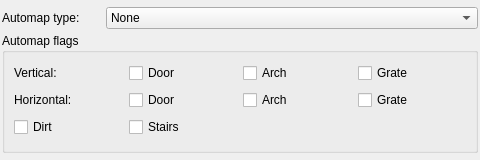
<?xml version="1.0" encoding="UTF-8"?>
<ui version="4.0">
 <class>LevelTabTileWidget</class>
 <widget class="QWidget" name="LevelTabTileWidget">
  <property name="geometry">
   <rect>
    <x>0</x>
    <y>0</y>
    <width>480</width>
    <height>160</height>
   </rect>
  </property>
  <property name="sizePolicy">
   <sizepolicy hsizetype="Minimum" vsizetype="Preferred">
    <horstretch>0</horstretch>
    <verstretch>0</verstretch>
   </sizepolicy>
  </property>
  <property name="windowTitle">
   <string>Form</string>
  </property>
  <layout class="QVBoxLayout" name="verticalLayout_0">
   <property name="spacing">
    <number>0</number>
   </property>
   <property name="leftMargin">
    <number>2</number>
   </property>
   <property name="topMargin">
    <number>2</number>
   </property>
   <property name="rightMargin">
    <number>2</number>
   </property>
   <property name="bottomMargin">
    <number>2</number>
   </property>
   <item>
    <layout class="QVBoxLayout" name="verticalLayout_1">
     <property name="spacing">
      <number>4</number>
     </property>
     <item>
      <layout class="QHBoxLayout" name="horizontalLayout_1">
       <property name="spacing">
        <number>4</number>
       </property>
       <item>
        <widget class="QLabel" name="ampTypeLabel">
         <property name="minimumSize">
          <size>
           <width>100</width>
           <height>0</height>
          </size>
         </property>
         <property name="maximumSize">
          <size>
           <width>100</width>
           <height>16777215</height>
          </size>
         </property>
         <property name="text">
          <string>Automap type:</string>
         </property>
        </widget>
       </item>
       <item>
        <widget class="QComboBox" name="ampTypeComboBox">
         <item>
          <property name="text">
           <string>None</string>
          </property>
         </item>
         <item>
          <property name="text">
           <string>Pillar</string>
          </property>
         </item>
         <item>
          <property name="text">
           <string>Vertical wall</string>
          </property>
         </item>
         <item>
          <property name="text">
           <string>Horizontal wall</string>
          </property>
         </item>
         <item>
          <property name="text">
           <string>Wall intersection</string>
          </property>
         </item>
         <item>
          <property name="text">
           <string>Vertical wall ending</string>
          </property>
         </item>
         <item>
          <property name="text">
           <string>Horizontal wall ending</string>
          </property>
         </item>
         <item>
          <property name="text">
           <string>Corner wall</string>
          </property>
         </item>
         <item>
          <property name="text">
           <string>Wall intersection (west)</string>
          </property>
         </item>
         <item>
          <property name="text">
           <string>Wall intersection (east)</string>
          </property>
         </item>
         <item>
          <property name="text">
           <string>Horizontal wall (backside)</string>
          </property>
         </item>
         <item>
          <property name="text">
           <string>Vertical wall (backside)</string>
          </property>
         </item>
         <item>
          <property name="text">
           <string>Wall intersection (south)</string>
          </property>
         </item>
        </widget>
       </item>
      </layout>
     </item>
     <item>
      <widget class="QGroupBox" name="flagsGroupBox">
       <property name="minimumSize">
        <size>
         <width>0</width>
         <height>0</height>
        </size>
       </property>
       <property name="maximumSize">
        <size>
         <width>16777215</width>
         <height>120</height>
        </size>
       </property>
       <property name="title">
        <string>Automap flags</string>
       </property>
       <layout class="QGridLayout" name="gridLayout_2">
        <item row="1" column="0">
         <widget class="QLabel" name="label_4">
          <property name="text">
           <string>Vertical:</string>
          </property>
         </widget>
        </item>
        <item row="1" column="1">
         <widget class="QCheckBox" name="amp0">
          <property name="text">
           <string>Door</string>
          </property>
         </widget>
        </item>
        <item row="1" column="2">
         <widget class="QCheckBox" name="amp2">
          <property name="text">
           <string>Arch</string>
          </property>
         </widget>
        </item>
        <item row="1" column="3">
         <widget class="QCheckBox" name="amp4">
          <property name="text">
           <string>Grate</string>
          </property>
         </widget>
        </item>
        <item row="2" column="0">
         <widget class="QLabel" name="label_5">
          <property name="text">
           <string>Horizontal:</string>
          </property>
         </widget>
        </item>
        <item row="2" column="1">
         <widget class="QCheckBox" name="amp1">
          <property name="text">
           <string>Door</string>
          </property>
         </widget>
        </item>
        <item row="2" column="2">
         <widget class="QCheckBox" name="amp3">
          <property name="text">
           <string>Arch</string>
          </property>
         </widget>
        </item>
        <item row="2" column="3">
         <widget class="QCheckBox" name="amp5">
          <property name="text">
           <string>Grate</string>
          </property>
         </widget>
        </item>
        <item row="3" column="0">
         <widget class="QCheckBox" name="amp6">
          <property name="text">
           <string>Dirt</string>
          </property>
         </widget>
        </item>
        <item row="3" column="1">
         <widget class="QCheckBox" name="amp7">
          <property name="text">
           <string>Stairs</string>
          </property>
         </widget>
        </item>
       </layout>
      </widget>
     </item>
    </layout>
   </item>
  </layout>
 </widget>
 <resources/>
 <connections/>
</ui>
